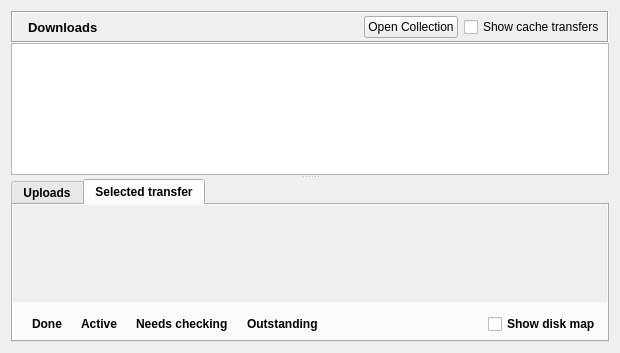
<?xml version="1.0" encoding="UTF-8"?>
<ui version="4.0">
 <class>TransfersDialog</class>
 <widget class="QWidget" name="TransfersDialog">
  <property name="geometry">
   <rect>
    <x>0</x>
    <y>0</y>
    <width>620</width>
    <height>353</height>
   </rect>
  </property>
  <layout class="QGridLayout">
   <item row="0" column="0">
    <widget class="QSplitter" name="splitter">
     <property name="orientation">
      <enum>Qt::Vertical</enum>
     </property>
     <widget class="QWidget" name="layoutWidget">
      <layout class="QGridLayout">
       <property name="spacing">
        <number>0</number>
       </property>
       <item row="1" column="0">
        <widget class="QTreeView" name="downloadList">
         <property name="font">
          <font>
           <pointsize>9</pointsize>
          </font>
         </property>
         <property name="mouseTracking">
          <bool>true</bool>
         </property>
         <property name="contextMenuPolicy">
          <enum>Qt::CustomContextMenu</enum>
         </property>
         <property name="editTriggers">
          <set>QAbstractItemView::DoubleClicked|QAbstractItemView::EditKeyPressed|QAbstractItemView::SelectedClicked</set>
         </property>
         <property name="tabKeyNavigation">
          <bool>false</bool>
         </property>
         <property name="showDropIndicator" stdset="0">
          <bool>false</bool>
         </property>
         <property name="dragEnabled">
          <bool>false</bool>
         </property>
         <property name="dragDropMode">
          <enum>QAbstractItemView::NoDragDrop</enum>
         </property>
         <property name="alternatingRowColors">
          <bool>false</bool>
         </property>
         <property name="rootIsDecorated">
          <bool>true</bool>
         </property>
         <property name="uniformRowHeights">
          <bool>true</bool>
         </property>
         <property name="sortingEnabled">
          <bool>true</bool>
         </property>
         <property name="allColumnsShowFocus">
          <bool>false</bool>
         </property>
         <property name="wordWrap">
          <bool>true</bool>
         </property>
         <attribute name="headerStretchLastSection">
          <bool>false</bool>
         </attribute>
        </widget>
       </item>
       <item row="0" column="0">
        <widget class="QFrame" name="titleBarFrame">
         <property name="minimumSize">
          <size>
           <width>0</width>
           <height>32</height>
          </size>
         </property>
         <property name="maximumSize">
          <size>
           <width>16777215</width>
           <height>32</height>
          </size>
         </property>
         <property name="frameShape">
          <enum>QFrame::Box</enum>
         </property>
         <property name="frameShadow">
          <enum>QFrame::Sunken</enum>
         </property>
         <layout class="QHBoxLayout" name="horizontalLayout">
          <property name="margin">
           <number>2</number>
          </property>
          <item>
           <widget class="QLabel" name="titleBarPixmap">
            <property name="text">
             <string/>
            </property>
            <property name="pixmap">
             <pixmap resource="images.qrc">:/images/down.png</pixmap>
            </property>
           </widget>
          </item>
          <item>
           <widget class="QLabel" name="titleBarLabel">
            <property name="font">
             <font>
              <pointsize>10</pointsize>
              <weight>75</weight>
              <bold>true</bold>
             </font>
            </property>
            <property name="text">
             <string>Downloads</string>
            </property>
           </widget>
          </item>
          <item>
           <spacer>
            <property name="orientation">
             <enum>Qt::Horizontal</enum>
            </property>
            <property name="sizeHint" stdset="0">
             <size>
              <width>483</width>
              <height>20</height>
             </size>
            </property>
           </spacer>
          </item>
          <item>
           <widget class="QPushButton" name="openCollection">
            <property name="focusPolicy">
             <enum>Qt::NoFocus</enum>
            </property>
            <property name="text">
             <string>Open Collection</string>
            </property>
           </widget>
          </item>
          <item>
           <widget class="QCheckBox" name="_showCacheTransfers_CB">
            <property name="focusPolicy">
             <enum>Qt::ClickFocus</enum>
            </property>
            <property name="text">
             <string>Show cache transfers</string>
            </property>
           </widget>
          </item>
         </layout>
        </widget>
       </item>
      </layout>
     </widget>
     <widget class="QTabWidget" name="tabWidget">
      <property name="font">
       <font>
        <weight>75</weight>
        <bold>true</bold>
       </font>
      </property>
      <property name="currentIndex">
       <number>1</number>
      </property>
      <widget class="QWidget" name="uploadsTab">
       <attribute name="icon">
        <iconset resource="images.qrc">
         <normaloff>:/images/up.png</normaloff>:/images/up.png</iconset>
       </attribute>
       <attribute name="title">
        <string>Uploads</string>
       </attribute>
       <layout class="QGridLayout">
        <property name="margin">
         <number>0</number>
        </property>
        <property name="spacing">
         <number>0</number>
        </property>
        <item row="0" column="0" colspan="2">
         <widget class="QTreeView" name="uploadsList">
          <property name="font">
           <font>
            <pointsize>9</pointsize>
           </font>
          </property>
          <property name="sortingEnabled">
           <bool>true</bool>
          </property>
         </widget>
        </item>
       </layout>
      </widget>
      <widget class="QWidget" name="transferTab">
       <attribute name="icon">
        <iconset resource="images.qrc">
         <normaloff>:/images/blockdevice.png</normaloff>:/images/blockdevice.png</iconset>
       </attribute>
       <attribute name="title">
        <string>Selected transfer</string>
       </attribute>
       <layout class="QGridLayout">
        <property name="margin">
         <number>0</number>
        </property>
        <property name="horizontalSpacing">
         <number>6</number>
        </property>
        <item row="0" column="0">
         <widget class="QScrollArea" name="fileTransferInfoWidget">
          <property name="frameShape">
           <enum>QFrame::NoFrame</enum>
          </property>
          <property name="horizontalScrollBarPolicy">
           <enum>Qt::ScrollBarAlwaysOff</enum>
          </property>
          <property name="widgetResizable">
           <bool>true</bool>
          </property>
          <widget class="QWidget" name="scrollAreaWidgetContents">
           <property name="geometry">
            <rect>
             <x>0</x>
             <y>0</y>
             <width>598</width>
             <height>91</height>
            </rect>
           </property>
          </widget>
         </widget>
        </item>
        <item row="1" column="0">
         <layout class="QGridLayout">
          <property name="margin">
           <number>6</number>
          </property>
          <item row="0" column="0">
           <layout class="QGridLayout">
            <item row="0" column="0">
             <widget class="QLabel" name="label_3">
              <property name="text">
               <string/>
              </property>
              <property name="pixmap">
               <pixmap resource="images.qrc">:/images/graph-downloaded.png</pixmap>
              </property>
             </widget>
            </item>
            <item row="0" column="1">
             <widget class="QLabel" name="label_4">
              <property name="text">
               <string>Done</string>
              </property>
             </widget>
            </item>
           </layout>
          </item>
          <item row="0" column="1">
           <layout class="QGridLayout">
            <item row="0" column="0">
             <widget class="QLabel" name="label_5">
              <property name="text">
               <string/>
              </property>
              <property name="pixmap">
               <pixmap resource="images.qrc">:/images/graph-downloading.png</pixmap>
              </property>
             </widget>
            </item>
            <item row="0" column="1">
             <widget class="QLabel" name="label_6">
              <property name="text">
               <string>Active</string>
              </property>
             </widget>
            </item>
           </layout>
          </item>
          <item row="0" column="4">
           <spacer name="horizontalSpacer">
            <property name="orientation">
             <enum>Qt::Horizontal</enum>
            </property>
            <property name="sizeHint" stdset="0">
             <size>
              <width>368</width>
              <height>13</height>
             </size>
            </property>
           </spacer>
          </item>
          <item row="0" column="3">
           <layout class="QGridLayout">
            <item row="0" column="0">
             <widget class="QLabel" name="label_7">
              <property name="text">
               <string/>
              </property>
              <property name="pixmap">
               <pixmap resource="images.qrc">:/images/graph-notdownload.png</pixmap>
              </property>
             </widget>
            </item>
            <item row="0" column="1">
             <widget class="QLabel" name="label_8">
              <property name="text">
               <string>Outstanding</string>
              </property>
             </widget>
            </item>
           </layout>
          </item>
          <item row="0" column="2">
           <layout class="QHBoxLayout" name="horizontalLayout_2">
            <item>
             <widget class="QLabel" name="label_10">
              <property name="text">
               <string/>
              </property>
              <property name="pixmap">
               <pixmap resource="images.qrc">:/images/graph-checking.png</pixmap>
              </property>
             </widget>
            </item>
            <item>
             <widget class="QLabel" name="label_9">
              <property name="text">
               <string>Needs checking</string>
              </property>
             </widget>
            </item>
           </layout>
          </item>
          <item row="0" column="5">
           <widget class="QCheckBox" name="diskMap_CB">
            <property name="text">
             <string>Show disk map</string>
            </property>
           </widget>
          </item>
         </layout>
        </item>
       </layout>
      </widget>
     </widget>
    </widget>
   </item>
  </layout>
 </widget>
 <resources>
  <include location="images.qrc"/>
 </resources>
 <connections/>
</ui>
